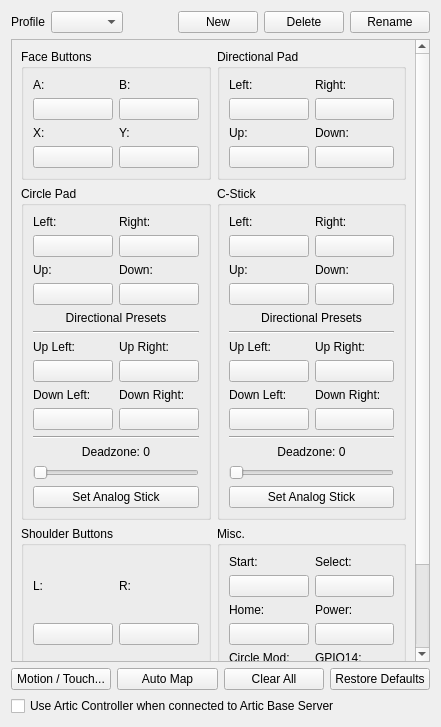
<?xml version="1.0" encoding="UTF-8"?>
<ui version="4.0">
 <class>ConfigureInput</class>
 <widget class="QWidget" name="ConfigureInput">
  <property name="geometry">
   <rect>
    <x>0</x>
    <y>0</y>
    <width>441</width>
    <height>727</height>
   </rect>
  </property>
  <property name="windowTitle">
   <string>ConfigureInput</string>
  </property>
  <layout class="QVBoxLayout" name="rootLayout">
   <item>
    <layout class="QHBoxLayout" name="horizontalLayout_3">
     <item>
      <widget class="QLabel" name="label_5">
       <property name="text">
        <string>Profile</string>
       </property>
      </widget>
     </item>
     <item>
      <widget class="QComboBox" name="profile"/>
     </item>
     <item>
      <spacer name="horizontalSpacer_2">
       <property name="orientation">
        <enum>Qt::Horizontal</enum>
       </property>
       <property name="sizeHint" stdset="0">
        <size>
         <width>40</width>
         <height>20</height>
        </size>
       </property>
      </spacer>
     </item>
     <item>
      <widget class="QPushButton" name="buttonNew">
       <property name="text">
        <string>New</string>
       </property>
      </widget>
     </item>
     <item>
      <widget class="QPushButton" name="buttonDelete">
       <property name="text">
        <string>Delete</string>
       </property>
      </widget>
     </item>
     <item>
      <widget class="QPushButton" name="buttonRename">
       <property name="text">
        <string>Rename</string>
       </property>
      </widget>
     </item>
    </layout>
   </item>
   <item>
    <widget class="QScrollArea" name="scrollArea">
     <property name="widgetResizable">
      <bool>true</bool>
     </property>
     <widget class="QWidget" name="scrollAreaContents">
      <property name="geometry">
       <rect>
        <x>0</x>
        <y>0</y>
        <width>404</width>
        <height>731</height>
       </rect>
      </property>
      <layout class="QVBoxLayout" name="verticalLayout_5">
       <item>
        <layout class="QGridLayout" name="gridLayout_7">
         <item row="2" column="0">
          <widget class="QGroupBox" name="faceButtons_3">
           <property name="title">
            <string>Shoulder Buttons</string>
           </property>
           <property name="flat">
            <bool>false</bool>
           </property>
           <property name="checkable">
            <bool>false</bool>
           </property>
           <layout class="QGridLayout" name="gridLayout_3">
            <item row="1" column="1">
             <layout class="QVBoxLayout" name="verticalLayout_16">
              <item>
               <widget class="QLabel" name="label_18">
                <property name="text">
                 <string>ZR:</string>
                </property>
               </widget>
              </item>
              <item>
               <widget class="QPushButton" name="buttonZR">
                <property name="text">
                 <string/>
                </property>
               </widget>
              </item>
             </layout>
            </item>
            <item row="0" column="0">
             <layout class="QVBoxLayout" name="verticalLayout_13">
              <item>
               <widget class="QLabel" name="label_17">
                <property name="text">
                 <string>L:</string>
                </property>
               </widget>
              </item>
              <item>
               <widget class="QPushButton" name="buttonL">
                <property name="text">
                 <string/>
                </property>
               </widget>
              </item>
             </layout>
            </item>
            <item row="1" column="0">
             <layout class="QVBoxLayout" name="verticalLayout_15">
              <item>
               <widget class="QLabel" name="label_20">
                <property name="text">
                 <string>ZL:</string>
                </property>
               </widget>
              </item>
              <item>
               <widget class="QPushButton" name="buttonZL">
                <property name="text">
                 <string/>
                </property>
               </widget>
              </item>
             </layout>
            </item>
            <item row="0" column="1">
             <layout class="QVBoxLayout" name="verticalLayout_14">
              <item>
               <widget class="QLabel" name="label_19">
                <property name="text">
                 <string>R:</string>
                </property>
               </widget>
              </item>
              <item>
               <widget class="QPushButton" name="buttonR">
                <property name="text">
                 <string/>
                </property>
               </widget>
              </item>
             </layout>
            </item>
           </layout>
          </widget>
         </item>
         <item row="0" column="0">
          <widget class="QGroupBox" name="faceButtons">
           <property name="title">
            <string>Face Buttons</string>
           </property>
           <property name="flat">
            <bool>false</bool>
           </property>
           <property name="checkable">
            <bool>false</bool>
           </property>
           <layout class="QGridLayout" name="gridLayout">
            <item row="1" column="1">
             <layout class="QVBoxLayout" name="verticalLayout_4">
              <item>
               <widget class="QLabel" name="label_4">
                <property name="text">
                 <string>Y:</string>
                </property>
               </widget>
              </item>
              <item>
               <widget class="QPushButton" name="buttonY">
                <property name="text">
                 <string/>
                </property>
               </widget>
              </item>
             </layout>
            </item>
            <item row="1" column="0">
             <layout class="QVBoxLayout" name="verticalLayout_3">
              <item>
               <widget class="QLabel" name="label_3">
                <property name="text">
                 <string>X:</string>
                </property>
               </widget>
              </item>
              <item>
               <widget class="QPushButton" name="buttonX">
                <property name="text">
                 <string/>
                </property>
               </widget>
              </item>
             </layout>
            </item>
            <item row="0" column="1">
             <layout class="QVBoxLayout" name="verticalLayout_2">
              <item>
               <widget class="QLabel" name="label_2">
                <property name="text">
                 <string>B:</string>
                </property>
               </widget>
              </item>
              <item>
               <widget class="QPushButton" name="buttonB">
                <property name="text">
                 <string/>
                </property>
               </widget>
              </item>
             </layout>
            </item>
            <item row="0" column="0">
             <layout class="QVBoxLayout" name="verticalLayout">
              <item>
               <widget class="QLabel" name="label">
                <property name="text">
                 <string>A:</string>
                </property>
               </widget>
              </item>
              <item>
               <widget class="QPushButton" name="buttonA">
                <property name="text">
                 <string/>
                </property>
               </widget>
              </item>
             </layout>
            </item>
           </layout>
          </widget>
         </item>
         <item row="0" column="1">
          <widget class="QGroupBox" name="faceButtons_2">
           <property name="title">
            <string>Directional Pad</string>
           </property>
           <property name="flat">
            <bool>false</bool>
           </property>
           <property name="checkable">
            <bool>false</bool>
           </property>
           <layout class="QGridLayout" name="gridLayout_2">
            <item row="1" column="0">
             <layout class="QVBoxLayout" name="verticalLayout_12">
              <item>
               <widget class="QLabel" name="label_34">
                <property name="text">
                 <string>Up:</string>
                </property>
               </widget>
              </item>
              <item>
               <widget class="QPushButton" name="buttonDpadUp">
                <property name="text">
                 <string/>
                </property>
               </widget>
              </item>
             </layout>
            </item>
            <item row="1" column="1">
             <layout class="QVBoxLayout" name="verticalLayout_9">
              <item>
               <widget class="QLabel" name="label_35">
                <property name="text">
                 <string>Down:</string>
                </property>
               </widget>
              </item>
              <item>
               <widget class="QPushButton" name="buttonDpadDown">
                <property name="text">
                 <string/>
                </property>
               </widget>
              </item>
             </layout>
            </item>
            <item row="0" column="0">
             <layout class="QVBoxLayout" name="verticalLayout_10">
              <item>
               <widget class="QLabel" name="label_32">
                <property name="text">
                 <string>Left:</string>
                </property>
               </widget>
              </item>
              <item>
               <widget class="QPushButton" name="buttonDpadLeft">
                <property name="text">
                 <string/>
                </property>
               </widget>
              </item>
             </layout>
            </item>
            <item row="0" column="1">
             <layout class="QVBoxLayout" name="verticalLayout_11">
              <item>
               <widget class="QLabel" name="label_33">
                <property name="text">
                 <string>Right:</string>
                </property>
               </widget>
              </item>
              <item>
               <widget class="QPushButton" name="buttonDpadRight">
                <property name="text">
                 <string/>
                </property>
               </widget>
              </item>
             </layout>
            </item>
           </layout>
          </widget>
         </item>
         <item row="2" column="1">
          <widget class="QGroupBox" name="faceButtons_6">
           <property name="title">
            <string>Misc.</string>
           </property>
           <property name="flat">
            <bool>false</bool>
           </property>
           <property name="checkable">
            <bool>false</bool>
           </property>
           <layout class="QGridLayout" name="gridLayout_6">
            <item row="0" column="0">
             <layout class="QVBoxLayout" name="verticalLayout_25">
              <item>
               <widget class="QLabel" name="label_29">
                <property name="text">
                 <string>Start:</string>
                </property>
               </widget>
              </item>
              <item>
               <widget class="QPushButton" name="buttonStart">
                <property name="text">
                 <string/>
                </property>
               </widget>
              </item>
             </layout>
            </item>
            <item row="0" column="1">
             <layout class="QVBoxLayout" name="verticalLayout_26">
              <item>
               <widget class="QLabel" name="label_30">
                <property name="text">
                 <string>Select:</string>
                </property>
               </widget>
              </item>
              <item>
               <widget class="QPushButton" name="buttonSelect">
                <property name="text">
                 <string/>
                </property>
               </widget>
              </item>
             </layout>
            </item>
            <item row="1" column="0">
             <layout class="QVBoxLayout" name="verticalLayout_27">
              <item>
               <widget class="QLabel" name="label_31">
                <property name="text">
                 <string>Home:</string>
                </property>
               </widget>
              </item>
              <item>
               <widget class="QPushButton" name="buttonHome">
                <property name="text">
                 <string/>
                </property>
               </widget>
              </item>
             </layout>
            </item>
            <item row="1" column="1">
             <layout class="QVBoxLayout" name="verticalLayout_34">
              <item>
               <widget class="QLabel" name="label_37">
                <property name="text">
                 <string>Power:</string>
                </property>
               </widget>
              </item>
              <item>
               <widget class="QPushButton" name="buttonPower">
                <property name="text">
                 <string/>
                </property>
               </widget>
              </item>
             </layout>
            </item>
            <item row="2" column="0">
             <layout class="QVBoxLayout" name="verticalLayout_28">
              <item>
               <widget class="QLabel" name="label_36">
                <property name="text">
                 <string>Circle Mod:</string>
                </property>
               </widget>
              </item>
              <item>
               <widget class="QPushButton" name="buttonCircleMod">
                <property name="text">
                 <string/>
                </property>
               </widget>
              </item>
             </layout>
            </item>
            <item row="2" column="1">
             <layout class="QVBoxLayout" name="verticalLayout_33">
              <item>
               <widget class="QLabel" name="label_41">
                <property name="text">
                 <string>GPIO14:</string>
                </property>
               </widget>
              </item>
              <item>
               <widget class="QPushButton" name="buttonGpio14">
                <property name="text">
                 <string/>
                </property>
               </widget>
              </item>
             </layout>
            </item>
            <item row="3" column="0">
             <layout class="QVBoxLayout" name="verticalLayout_32">
              <item>
               <widget class="QLabel" name="label_40">
                <property name="text">
                 <string>Debug:</string>
                </property>
               </widget>
              </item>
              <item>
               <widget class="QPushButton" name="buttonDebug">
                <property name="text">
                 <string/>
                </property>
               </widget>
              </item>
             </layout>
            </item>
           </layout>
          </widget>
         </item>
         <item row="1" column="0">
          <widget class="QGroupBox" name="faceButtons_4">
           <property name="title">
            <string>Circle Pad</string>
           </property>
           <property name="flat">
            <bool>false</bool>
           </property>
           <property name="checkable">
            <bool>false</bool>
           </property>
           <layout class="QGridLayout" name="gridLayout_4">
            <item row="11" column="2">
             <widget class="QPushButton" name="buttonCircleUpRight">
              <property name="text">
               <string/>
              </property>
             </widget>
            </item>
            <item row="10" column="1" rowspan="2">
             <layout class="QVBoxLayout" name="verticalLayout_7">
              <item>
               <widget class="QLabel" name="label_6">
                <property name="text">
                 <string>Up Left:</string>
                </property>
               </widget>
              </item>
              <item>
               <widget class="QPushButton" name="buttonCircleUpLeft">
                <property name="toolTip">
                 <string/>
                </property>
                <property name="text">
                 <string/>
                </property>
               </widget>
              </item>
             </layout>
            </item>
            <item row="0" column="1">
             <layout class="QVBoxLayout" name="verticalLayout_17">
              <item>
               <widget class="QLabel" name="label_21">
                <property name="text">
                 <string>Left:</string>
                </property>
               </widget>
              </item>
              <item>
               <widget class="QPushButton" name="buttonCircleLeft">
                <property name="text">
                 <string/>
                </property>
               </widget>
              </item>
             </layout>
            </item>
            <item row="1" column="2">
             <layout class="QVBoxLayout" name="verticalLayout_20">
              <item>
               <widget class="QLabel" name="label_22">
                <property name="text">
                 <string>Down:</string>
                </property>
               </widget>
              </item>
              <item>
               <widget class="QPushButton" name="buttonCircleDown">
                <property name="text">
                 <string/>
                </property>
               </widget>
              </item>
             </layout>
            </item>
            <item row="1" column="1">
             <layout class="QVBoxLayout" name="verticalLayout_19">
              <item>
               <widget class="QLabel" name="label_24">
                <property name="text">
                 <string>Up:</string>
                </property>
               </widget>
              </item>
              <item>
               <widget class="QPushButton" name="buttonCircleUp">
                <property name="text">
                 <string/>
                </property>
               </widget>
              </item>
             </layout>
            </item>
            <item row="20" column="1" colspan="2">
             <layout class="QVBoxLayout" name="sliderCirclePadDeadzoneAndModifierVerticalLayout">
              <item>
               <layout class="QHBoxLayout" name="sliderCirclePadDeadzoneAndModifierHorizontalLayout">
                <property name="sizeConstraint">
                 <enum>QLayout::SetDefaultConstraint</enum>
                </property>
                <item>
                 <widget class="QLabel" name="labelCirclePadDeadzoneAndModifier">
                  <property name="text">
                   <string>Deadzone: 0</string>
                  </property>
                  <property name="alignment">
                   <set>Qt::AlignHCenter</set>
                  </property>
                 </widget>
                </item>
               </layout>
              </item>
              <item>
               <widget class="QSlider" name="sliderCirclePadDeadzoneAndModifier">
                <property name="orientation">
                 <enum>Qt::Horizontal</enum>
                </property>
               </widget>
              </item>
              <item>
               <widget class="QPushButton" name="buttonCircleAnalog">
                <property name="text">
                 <string>Set Analog Stick</string>
                </property>
               </widget>
              </item>
             </layout>
            </item>
            <item row="0" column="2">
             <layout class="QVBoxLayout" name="verticalLayout_18">
              <item>
               <widget class="QLabel" name="label_23">
                <property name="text">
                 <string>Right:</string>
                </property>
               </widget>
              </item>
              <item>
               <widget class="QPushButton" name="buttonCircleRight">
                <property name="text">
                 <string/>
                </property>
               </widget>
              </item>
             </layout>
            </item>
            <item row="10" column="2">
             <layout class="QVBoxLayout" name="verticalLayout_8">
              <item>
               <widget class="QLabel" name="label_7">
                <property name="text">
                 <string>Up Right:</string>
                </property>
               </widget>
              </item>
             </layout>
            </item>
            <item row="4" column="1" colspan="2">
             <layout class="QVBoxLayout" name="verticalLayout_38">
              <property name="sizeConstraint">
               <enum>QLayout::SetDefaultConstraint</enum>
              </property>
              <item>
               <widget class="QLabel" name="label_14">
                <property name="toolTip">
                 <string>&lt;html&gt;&lt;head/&gt;&lt;body&gt;&lt;p&gt;Set a static analog direction as a input. It is most useful to help people with disabilities but can also be used for niche circumstances. Not reccomended to use actual controller anolog sticks on these presets but they do work.&lt;/p&gt;&lt;/body&gt;&lt;/html&gt;</string>
                </property>
                <property name="layoutDirection">
                 <enum>Qt::LeftToRight</enum>
                </property>
                <property name="text">
                 <string>Directional Presets</string>
                </property>
                <property name="alignment">
                 <set>Qt::AlignCenter</set>
                </property>
               </widget>
              </item>
              <item>
               <widget class="Line" name="line">
                <property name="orientation">
                 <enum>Qt::Horizontal</enum>
                </property>
               </widget>
              </item>
             </layout>
            </item>
            <item row="12" column="2">
             <layout class="QVBoxLayout" name="verticalLayout_30">
              <item>
               <widget class="QLabel" name="label_9">
                <property name="text">
                 <string>Down Right:</string>
                </property>
               </widget>
              </item>
              <item>
               <widget class="QPushButton" name="buttonCircleDownRight">
                <property name="text">
                 <string/>
                </property>
               </widget>
              </item>
             </layout>
            </item>
            <item row="12" column="1">
             <layout class="QVBoxLayout" name="verticalLayout_29">
              <item>
               <widget class="QLabel" name="label_8">
                <property name="text">
                 <string>Down Left:</string>
                </property>
               </widget>
              </item>
              <item>
               <widget class="QPushButton" name="buttonCircleDownLeft">
                <property name="text">
                 <string/>
                </property>
               </widget>
              </item>
             </layout>
            </item>
            <item row="14" column="1" colspan="2">
             <widget class="Line" name="line_3">
              <property name="orientation">
               <enum>Qt::Horizontal</enum>
              </property>
             </widget>
            </item>
           </layout>
          </widget>
         </item>
         <item row="1" column="1">
          <widget class="QGroupBox" name="faceButtons_5">
           <property name="title">
            <string>C-Stick</string>
           </property>
           <property name="flat">
            <bool>false</bool>
           </property>
           <property name="checkable">
            <bool>false</bool>
           </property>
           <layout class="QGridLayout" name="gridLayout_5">
            <item row="1" column="1">
             <layout class="QVBoxLayout" name="verticalLayout_24">
              <item>
               <widget class="QLabel" name="label_26">
                <property name="text">
                 <string>Down:</string>
                </property>
               </widget>
              </item>
              <item>
               <widget class="QPushButton" name="buttonCStickDown">
                <property name="text">
                 <string/>
                </property>
               </widget>
              </item>
             </layout>
            </item>
            <item row="0" column="1">
             <layout class="QVBoxLayout" name="verticalLayout_22">
              <item>
               <widget class="QLabel" name="label_27">
                <property name="text">
                 <string>Right:</string>
                </property>
               </widget>
              </item>
              <item>
               <widget class="QPushButton" name="buttonCStickRight">
                <property name="text">
                 <string/>
                </property>
               </widget>
              </item>
             </layout>
            </item>
            <item row="1" column="0">
             <layout class="QVBoxLayout" name="verticalLayout_23">
              <item>
               <widget class="QLabel" name="label_28">
                <property name="text">
                 <string>Up:</string>
                </property>
               </widget>
              </item>
              <item>
               <widget class="QPushButton" name="buttonCStickUp">
                <property name="text">
                 <string/>
                </property>
               </widget>
              </item>
             </layout>
            </item>
            <item row="0" column="0">
             <layout class="QVBoxLayout" name="verticalLayout_21">
              <item>
               <widget class="QLabel" name="label_25">
                <property name="text">
                 <string>Left:</string>
                </property>
               </widget>
              </item>
              <item>
               <widget class="QPushButton" name="buttonCStickLeft">
                <property name="text">
                 <string/>
                </property>
               </widget>
              </item>
             </layout>
            </item>
            <item row="5" column="1">
             <layout class="QVBoxLayout" name="verticalLayout_35">
              <item>
               <widget class="QLabel" name="label_11">
                <property name="text">
                 <string>Up Right:</string>
                </property>
               </widget>
              </item>
              <item>
               <widget class="QPushButton" name="buttonCStickUpRight">
                <property name="text">
                 <string/>
                </property>
               </widget>
              </item>
             </layout>
            </item>
            <item row="6" column="0">
             <layout class="QVBoxLayout" name="verticalLayout_36">
              <item>
               <widget class="QLabel" name="label_12">
                <property name="text">
                 <string>Down Left:</string>
                </property>
               </widget>
              </item>
              <item>
               <widget class="QPushButton" name="buttonCStickDownLeft">
                <property name="text">
                 <string/>
                </property>
               </widget>
              </item>
             </layout>
            </item>
            <item row="6" column="1">
             <layout class="QVBoxLayout" name="verticalLayout_37">
              <item>
               <widget class="QLabel" name="label_13">
                <property name="text">
                 <string>Down Right:</string>
                </property>
               </widget>
              </item>
              <item>
               <widget class="QPushButton" name="buttonCStickDownRight">
                <property name="text">
                 <string/>
                </property>
               </widget>
              </item>
             </layout>
            </item>
            <item row="5" column="0">
             <layout class="QVBoxLayout" name="verticalLayout_31">
              <item>
               <widget class="QLabel" name="label_10">
                <property name="text">
                 <string>Up Left:</string>
                </property>
               </widget>
              </item>
              <item>
               <widget class="QPushButton" name="buttonCStickUpLeft">
                <property name="text">
                 <string/>
                </property>
               </widget>
              </item>
             </layout>
            </item>
            <item row="4" column="0" colspan="2">
             <layout class="QVBoxLayout" name="verticalLayout_39">
              <item>
               <widget class="QLabel" name="label_15">
                <property name="toolTip">
                 <string>&lt;html&gt;&lt;head/&gt;&lt;body&gt;&lt;p&gt;Set a static analog direction as a input. It is ost useful to help people with disabilities but can also be used for niche circumstances. Not reccomended to use actual controller anolog sticks on these presets but they do work.&lt;/p&gt;&lt;/body&gt;&lt;/html&gt;</string>
                </property>
                <property name="text">
                 <string>Directional Presets</string>
                </property>
                <property name="alignment">
                 <set>Qt::AlignCenter</set>
                </property>
               </widget>
              </item>
              <item>
               <widget class="Line" name="line_2">
                <property name="orientation">
                 <enum>Qt::Horizontal</enum>
                </property>
               </widget>
              </item>
             </layout>
            </item>
            <item row="9" column="0" colspan="2">
             <layout class="QVBoxLayout" name="sliderCStickDeadzoneAndModifierVerticalLayout">
              <property name="sizeConstraint">
               <enum>QLayout::SetDefaultConstraint</enum>
              </property>
              <item>
               <layout class="QHBoxLayout" name="sliderCStickDeadzoneAndModifierHorizontalLayout">
                <item>
                 <widget class="QLabel" name="labelCStickDeadzoneAndModifier">
                  <property name="text">
                   <string>Deadzone: 0</string>
                  </property>
                  <property name="alignment">
                   <set>Qt::AlignHCenter</set>
                  </property>
                 </widget>
                </item>
               </layout>
              </item>
              <item>
               <widget class="QSlider" name="sliderCStickDeadzoneAndModifier">
                <property name="orientation">
                 <enum>Qt::Horizontal</enum>
                </property>
               </widget>
              </item>
              <item>
               <widget class="QPushButton" name="buttonCStickAnalog">
                <property name="text">
                 <string>Set Analog Stick</string>
                </property>
               </widget>
              </item>
             </layout>
            </item>
            <item row="7" column="0" colspan="2">
             <widget class="Line" name="line_4">
              <property name="orientation">
               <enum>Qt::Horizontal</enum>
              </property>
             </widget>
            </item>
           </layout>
          </widget>
         </item>
        </layout>
       </item>
      </layout>
     </widget>
    </widget>
   </item>
   <item>
    <layout class="QVBoxLayout" name="verticalLayout_6">
     <item>
      <layout class="QHBoxLayout" name="horizontalLayout">
       <item>
        <widget class="QPushButton" name="buttonMotionTouch">
         <property name="sizePolicy">
          <sizepolicy hsizetype="Minimum" vsizetype="Fixed">
           <horstretch>0</horstretch>
           <verstretch>0</verstretch>
          </sizepolicy>
         </property>
         <property name="sizeIncrement">
          <size>
           <width>0</width>
           <height>0</height>
          </size>
         </property>
         <property name="baseSize">
          <size>
           <width>0</width>
           <height>0</height>
          </size>
         </property>
         <property name="layoutDirection">
          <enum>Qt::LeftToRight</enum>
         </property>
         <property name="text">
          <string>Motion / Touch...</string>
         </property>
        </widget>
       </item>
       <item>
        <widget class="QPushButton" name="buttonAutoMap">
         <property name="sizePolicy">
          <sizepolicy hsizetype="Minimum" vsizetype="Fixed">
           <horstretch>0</horstretch>
           <verstretch>0</verstretch>
          </sizepolicy>
         </property>
         <property name="sizeIncrement">
          <size>
           <width>0</width>
           <height>0</height>
          </size>
         </property>
         <property name="baseSize">
          <size>
           <width>0</width>
           <height>0</height>
          </size>
         </property>
         <property name="layoutDirection">
          <enum>Qt::LeftToRight</enum>
         </property>
         <property name="text">
          <string>Auto Map</string>
         </property>
        </widget>
       </item>
       <item>
        <widget class="QPushButton" name="buttonClearAll">
         <property name="sizePolicy">
          <sizepolicy hsizetype="Minimum" vsizetype="Fixed">
           <horstretch>0</horstretch>
           <verstretch>0</verstretch>
          </sizepolicy>
         </property>
         <property name="sizeIncrement">
          <size>
           <width>0</width>
           <height>0</height>
          </size>
         </property>
         <property name="baseSize">
          <size>
           <width>0</width>
           <height>0</height>
          </size>
         </property>
         <property name="layoutDirection">
          <enum>Qt::LeftToRight</enum>
         </property>
         <property name="text">
          <string>Clear All</string>
         </property>
        </widget>
       </item>
       <item>
        <widget class="QPushButton" name="buttonRestoreDefaults">
         <property name="sizePolicy">
          <sizepolicy hsizetype="Minimum" vsizetype="Fixed">
           <horstretch>0</horstretch>
           <verstretch>0</verstretch>
          </sizepolicy>
         </property>
         <property name="sizeIncrement">
          <size>
           <width>0</width>
           <height>0</height>
          </size>
         </property>
         <property name="baseSize">
          <size>
           <width>0</width>
           <height>0</height>
          </size>
         </property>
         <property name="layoutDirection">
          <enum>Qt::LeftToRight</enum>
         </property>
         <property name="text">
          <string>Restore Defaults</string>
         </property>
        </widget>
       </item>
      </layout>
     </item>
     <item>
      <widget class="QCheckBox" name="use_artic_controller">
       <property name="toolTip">
        <string>&lt;html&gt;&lt;head/&gt;&lt;body&gt;&lt;p&gt;Use the controls provided by Artic Base Server when connected to it instead of the configured input device.&lt;/p&gt;&lt;/body&gt;&lt;/html&gt;</string>
       </property>
       <property name="text">
        <string>Use Artic Controller when connected to Artic Base Server</string>
       </property>
      </widget>
     </item>
    </layout>
   </item>
  </layout>
 </widget>
 <tabstops>
  <tabstop>profile</tabstop>
  <tabstop>buttonNew</tabstop>
  <tabstop>buttonDelete</tabstop>
  <tabstop>buttonRename</tabstop>
  <tabstop>buttonA</tabstop>
  <tabstop>buttonB</tabstop>
  <tabstop>buttonX</tabstop>
  <tabstop>buttonY</tabstop>
  <tabstop>buttonDpadLeft</tabstop>
  <tabstop>buttonDpadRight</tabstop>
  <tabstop>buttonDpadUp</tabstop>
  <tabstop>buttonDpadDown</tabstop>
  <tabstop>buttonCircleLeft</tabstop>
  <tabstop>buttonCircleRight</tabstop>
  <tabstop>buttonCircleUp</tabstop>
  <tabstop>buttonCircleDown</tabstop>
  <tabstop>sliderCirclePadDeadzoneAndModifier</tabstop>
  <tabstop>buttonCStickLeft</tabstop>
  <tabstop>buttonCStickRight</tabstop>
  <tabstop>buttonCStickUp</tabstop>
  <tabstop>buttonCStickDown</tabstop>
  <tabstop>sliderCStickDeadzoneAndModifier</tabstop>
  <tabstop>buttonL</tabstop>
  <tabstop>buttonR</tabstop>
  <tabstop>buttonZL</tabstop>
  <tabstop>buttonZR</tabstop>
  <tabstop>buttonStart</tabstop>
  <tabstop>buttonSelect</tabstop>
  <tabstop>buttonHome</tabstop>
  <tabstop>buttonCircleMod</tabstop>
  <tabstop>buttonDebug</tabstop>
  <tabstop>buttonGpio14</tabstop>
  <tabstop>buttonMotionTouch</tabstop>
  <tabstop>buttonAutoMap</tabstop>
  <tabstop>buttonClearAll</tabstop>
  <tabstop>buttonRestoreDefaults</tabstop>
 </tabstops>
 <resources/>
 <connections/>
</ui>
